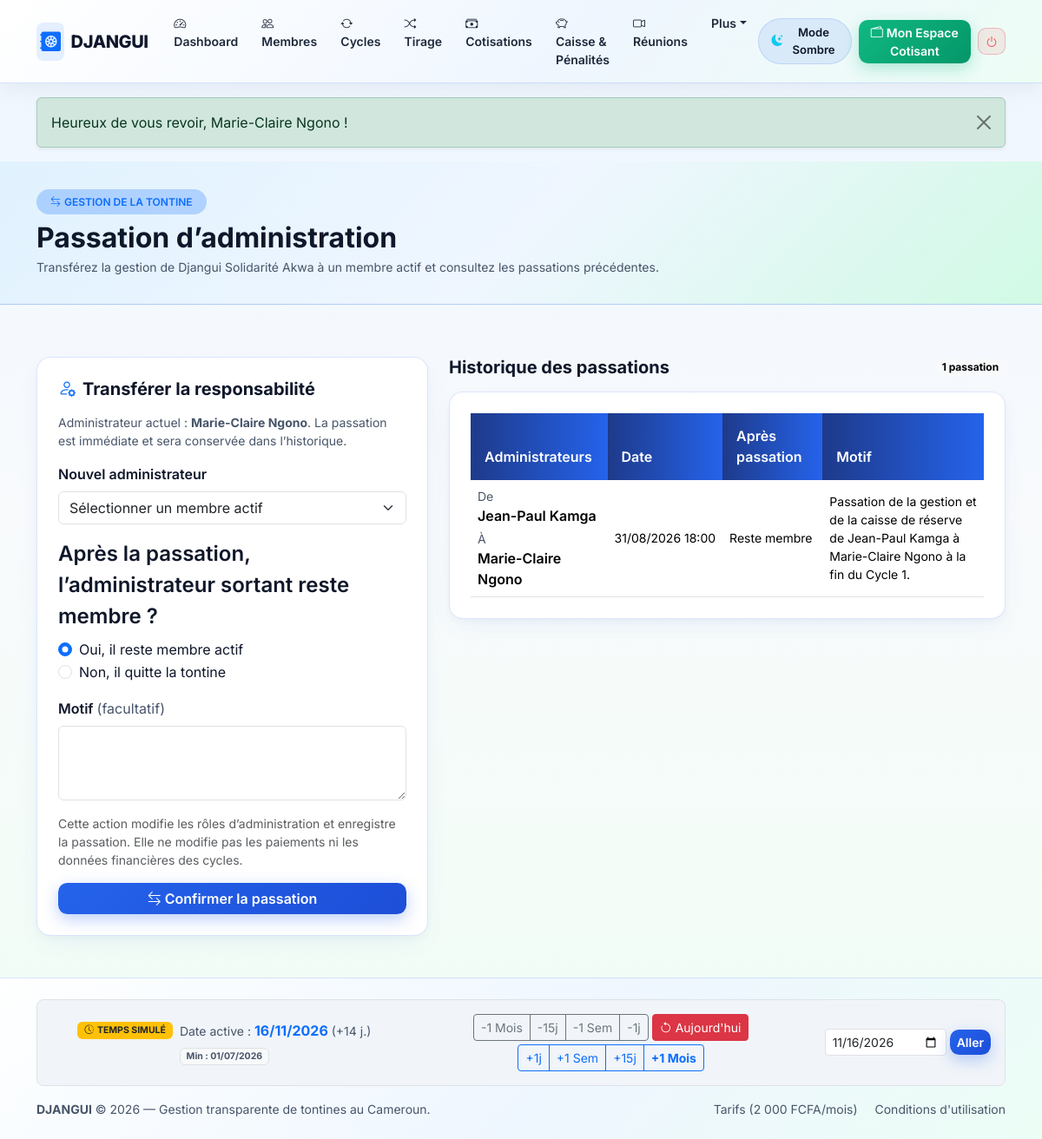
The page /admin/transfer.php (signed in) on the database its author committed.
### tables this page shows
CREATE TABLE tontines (
    id INT UNSIGNED AUTO_INCREMENT PRIMARY KEY,
    code_tontine VARCHAR(20) NOT NULL,
    code_invitation VARCHAR(24) NOT NULL,
    nom VARCHAR(120) NOT NULL,
    description TEXT DEFAULT NULL,
    ville VARCHAR(80) NOT NULL DEFAULT 'Douala',
    devise CHAR(4) NOT NULL DEFAULT 'FCFA',
    solde_caisse_reserve DECIMAL(12,2) NOT NULL DEFAULT 0.00 COMMENT 'Caisse geree par l admin (penalites, bonus, reliquats)',
    statut ENUM('active', 'suspendue', 'fermee') NOT NULL DEFAULT 'active',
    date_debut_essai DATETIME NOT NULL,
    date_fin_essai DATETIME NOT NULL,
    statut_abonnement ENUM('essai', 'actif', 'expire') NOT NULL DEFAULT 'essai',
    abonnement_valide_jusqua DATETIME DEFAULT NULL,
    admin_id INT UNSIGNED NOT NULL COMMENT 'UNIQUE : 1 admin/secretaire ne gere qu une seule tontine',
    created_at DATETIME NOT NULL DEFAULT CURRENT_TIMESTAMP,
    updated_at DATETIME NOT NULL DEFAULT CURRENT_TIMESTAMP ON UPDATE CURRENT_TIMESTAMP,

    CONSTRAINT uq_tontines_code UNIQUE (code_tontine),
    CONSTRAINT uq_tontines_invitation UNIQUE (code_invitation),
    CONSTRAINT uq_tontines_admin UNIQUE (admin_id),
    CONSTRAINT chk_tontines_caisse CHECK (solde_caisse_reserve >= 0),
    CONSTRAINT fk_tontines_admin FOREIGN KEY (admin_id) REFERENCES users(id) ON DELETE RESTRICT ON UPDATE CASCADE,
    INDEX idx_tontines_statut (statut, statut_abonnement)
);

CREATE TABLE users (
    id INT UNSIGNED AUTO_INCREMENT PRIMARY KEY,
    code_public VARCHAR(24) NOT NULL COMMENT 'Identifiant public pour le QR Code (sans donnees sensibles)',
    username VARCHAR(50) NOT NULL,
    password_hash VARCHAR(255) NOT NULL,
    nom_complet VARCHAR(120) NOT NULL,
    telephone VARCHAR(20) NOT NULL,
    email VARCHAR(150) DEFAULT NULL,
    numero_cni VARCHAR(60) DEFAULT NULL COMMENT 'Donnee sensible visible uniquement par l admin',
    role ENUM('admin', 'member') NOT NULL DEFAULT 'member',
    statut_membre ENUM('actif', 'inactif', 'sorti') NOT NULL DEFAULT 'actif',
    statut_validation ENUM('en_attente', 'accepte', 'refuse') NOT NULL DEFAULT 'accepte',
    canal_paiement ENUM('momo', 'om', 'especes') NOT NULL DEFAULT 'momo',
    telephone_paiement VARCHAR(20) NOT NULL COMMENT 'Numero MoMo/OM qui envoie les cotisations et recoit le pot',
    tentatives_echouees TINYINT UNSIGNED NOT NULL DEFAULT 0,
    blocage_jusqua DATETIME DEFAULT NULL,
    reset_token VARCHAR(100) DEFAULT NULL,
    reset_expire_at DATETIME DEFAULT NULL,
    tontine_id INT UNSIGNED DEFAULT NULL COMMENT '1 seule tontine autorisee par compte',
    created_at DATETIME NOT NULL DEFAULT CURRENT_TIMESTAMP,
    updated_at DATETIME NOT NULL DEFAULT CURRENT_TIMESTAMP ON UPDATE CURRENT_TIMESTAMP,

    CONSTRAINT uq_users_code_public UNIQUE (code_public),
    CONSTRAINT uq_users_username UNIQUE (username),
    CONSTRAINT uq_users_telephone UNIQUE (telephone),
    CONSTRAINT uq_users_email UNIQUE (email),
    INDEX idx_users_tontine_statut (tontine_id, statut_membre)
);

CREATE TABLE admin_transfers (
    id INT UNSIGNED AUTO_INCREMENT PRIMARY KEY,
    tontine_id INT UNSIGNED NOT NULL,
    ancien_admin_id INT UNSIGNED NOT NULL,
    nouvel_admin_id INT UNSIGNED NOT NULL,
    ancien_reste_membre TINYINT(1) NOT NULL DEFAULT 1,
    motif VARCHAR(255) DEFAULT NULL,
    date_transfert DATETIME NOT NULL DEFAULT CURRENT_TIMESTAMP,

    CONSTRAINT fk_transfers_tontine FOREIGN KEY (tontine_id) REFERENCES tontines(id) ON DELETE CASCADE ON UPDATE CASCADE,
    CONSTRAINT fk_transfers_old_admin FOREIGN KEY (ancien_admin_id) REFERENCES users(id) ON DELETE RESTRICT ON UPDATE CASCADE,
    CONSTRAINT fk_transfers_new_admin FOREIGN KEY (nouvel_admin_id) REFERENCES users(id) ON DELETE RESTRICT ON UPDATE CASCADE,
    INDEX idx_transfers_tontine (tontine_id, date_transfert)
);

### includes/functions.php (called while the page is built, shortened)
<?php
function e($texte) {
    return htmlspecialchars((string)$texte, ENT_QUOTES, 'UTF-8');
}

### admin/transfer.php (the view, shortened to what this page needs)
<?php
require_once __DIR__ . "/../includes/functions.php";
$tontine_id = (int)($_SESSION["tontine_id"] ?? 0);
$stmtTontine = $pdo->prepare("
    SELECT t.id, t.nom, t.admin_id, u.nom_complet AS nom_admin
    FROM tontines t
    JOIN users u ON u.id = t.admin_id
    WHERE t.id = ?
    LIMIT 1
");
$stmtTontine->execute([$tontine_id]);
$tontine = $stmtTontine->fetch();
$stmtMembres = $pdo->prepare("
    SELECT id, nom_complet, code_public
    FROM users
    WHERE tontine_id = ? AND role = \x27member\x27 AND statut_membre = \x27actif\x27 AND statut_validation = \x27accepte\x27
    ORDER BY nom_complet
");
$stmtMembres->execute([$tontine_id]);
$membres = $stmtMembres->fetchAll();
$stmtHistorique = $pdo->prepare("
    SELECT tr.date_transfert, tr.ancien_reste_membre, tr.motif,
           ua.nom_complet AS ancien_admin,
           un.nom_complet AS nouvel_admin
    FROM admin_transfers tr
    JOIN users ua ON ua.id = tr.ancien_admin_id
    JOIN users un ON un.id = tr.nouvel_admin_id
    WHERE tr.tontine_id = ?
    ORDER BY tr.date_transfert DESC, tr.id DESC
");
$stmtHistorique->execute([$tontine_id]);
$transferts = $stmtHistorique->fetchAll();
require_once __DIR__ . "/../includes/header.php";
require_once __DIR__ . "/../includes/navbar.php";
?>
<div class="page-header-dark">
    <div class="container">
        <span class="badge bg-primary bg-opacity-25 text-primary px-3 py-2 rounded-pill fw-semibold mb-2">
            <i class="bi bi-arrow-left-right me-1"></i>GESTION DE LA TONTINE
        </span>
        <h1 class="fw-bold h2 mb-1">Passation d’administration</h1>
        <p class="text-muted small mb-0">
            Transférez la gestion de <?= e($tontine["nom"]) ?> à un membre actif et consultez les passations précédentes.
        </p>
    </div>
</div>
<main class="container pb-5">
    <div class="row g-4 mt-1">
        <section class="col-lg-5" aria-labelledby="transfert-title">
            <div class="card card-djangui p-4">
                <h2 id="transfert-title" class="h5 fw-bold mb-3">
                    <i class="bi bi-person-gear text-primary me-2"></i>Transférer la responsabilité
                </h2>
                <p class="small text-muted">
                    Administrateur actuel : <strong><?= e($tontine["nom_admin"]) ?></strong>.
                    La passation est immédiate et sera conservée dans l’historique.
                </p>
                <?php if (empty($membres)): ?>
                    <div class="alert alert-warning mb-0" role="status">
                        Aucun autre membre actif ne peut recevoir l’administration pour le moment.
                    </div>
                <?php else: ?>
                    <form method="POST" action="transfer.php">
                        <div class="mb-3">
                            <label for="nouvel_admin_id" class="form-label fw-semibold">Nouvel administrateur</label>
                            <select class="form-select" id="nouvel_admin_id" name="nouvel_admin_id" required>
                                <option value="">Sélectionner un membre actif</option>
                            </select>
                        </div>
                        <fieldset class="mb-3">
                            <legend class="form-label fw-semibold">Après la passation, l’administrateur sortant reste membre ?</legend>
                            <div class="form-check">
                                <input class="form-check-input" type="radio" name="ancien_reste_membre" id="ancien_reste_oui" value="1" checked required>
                                <label class="form-check-label" for="ancien_reste_oui">Oui, il reste membre actif</label>
                            </div>
                            <div class="form-check">
                                <input class="form-check-input" type="radio" name="ancien_reste_membre" id="ancien_reste_non" value="0" required>
                                <label class="form-check-label" for="ancien_reste_non">Non, il quitte la tontine</label>
                            </div>
                        </fieldset>
                        <div class="mb-3">
                            <label for="motif" class="form-label fw-semibold">Motif <span class="text-muted fw-normal">(facultatif)</span></label>
                            <textarea class="form-control" id="motif" name="motif" rows="3" maxlength="255"></textarea>
                        </div>
                        <p class="form-text">
                            Cette action modifie les rôles d’administration et enregistre la passation. Elle ne modifie pas les paiements ni les données financières des cycles.
                        </p>
                        <button type="submit" class="btn btn-glow-blue w-100">
                            <i class="bi bi-arrow-left-right me-1"></i>Confirmer la passation
                        </button>
                    </form>
                <?php endif; ?>
            </div>
        </section>
        <section class="col-lg-7" aria-labelledby="historique-title">
            <div class="d-flex justify-content-between align-items-center mb-3">
                <h2 id="historique-title" class="h5 fw-bold mb-0">Historique des passations</h2>
                <span class="badge rounded-pill text-bg-light"><?= count($transferts) ?> passation<?= count($transferts) > 1 ? "s" : "" ?></span>
            </div>
            <?php if (empty($transferts)): ?>
                <div class="card card-djangui p-4 text-center text-muted">
                    <i class="bi bi-clock-history fs-2 mb-2"></i>
                    Aucune passation n’a encore été enregistrée.
                </div>
            <?php else: ?>
                <div class="card card-djangui p-3 p-md-4">
                    <div class="table-responsive">
                        <table class="table table-djangui align-middle mb-0">
                            <thead>
                                <tr>
                                    <th>Administrateurs</th>
                                    <th>Date</th>
                                    <th>Après passation</th>
                                    <th>Motif</th>
                                </tr>
                            </thead>
                            <tbody>
                                <?php foreach ($transferts as $transfert): ?>
                                    <tr>
                                        <td>
                                            <div class="small text-muted">De</div>
                                            <div class="fw-semibold"><?= e($transfert["ancien_admin"]) ?></div>
                                            <div class="small text-muted mt-1">À</div>
                                            <div class="fw-semibold"><?= e($transfert["nouvel_admin"]) ?></div>
                                        </td>
                                        <td class="small text-nowrap"><?= e(date("d/m/Y H:i", strtotime($transfert["date_transfert"]))) ?></td>
                                        <td class="small">
                                            <?= (int)$transfert["ancien_reste_membre"] === 1 ? "Reste membre" : "Quitte la tontine" ?>
                                        </td>
                                        <td class="small"><?= e($transfert["motif"] ?: "—") ?></td>
                                    </tr>
                                <?php endforeach; ?>
                            </tbody>
                        </table>
                    </div>
                </div>
            <?php endif; ?>
        </section>
    </div>
</main>
<?php require_once __DIR__ . "/../includes/footer.php"; ?>

### assets/css/style.css (style rules this page uses)
:root, [data-theme="light"] { --dj-bg-body: #f4f8fb; --dj-bg-body-gradient: linear-gradient(180deg, #eef6ff 0%, #f8fafc 45%, #f0fdf4 100%); --dj-bg-card: #fff; --dj-bg-section-alt: linear-gradient(135deg, #ffffff 0%, #f0f7ff 60%, #ecfdf5 100%); --dj-bg-box: #f1f5f9; --dj-text-main: #0f172a; --dj-text-muted: #475569; --dj-border-color: rgba(37, 99, 235, 0.16); --dj-navbar-bg: linear-gradient(135deg, rgba(255, 255, 255, 0.96) 0%, rgba(239, 246, 255, 0.96) 55%, rgba(236, 253, 245, 0.96) 100%); --dj-navbar-border: rgba(37, 99, 235, 0.18); --dj-navbar-shadow: 0 6px 24px rgba(15, 23, 42, 0.06); --dj-nav-link: #1e293b; --dj-nav-link-hover-bg: rgba(37, 99, 235, 0.10); --dj-nav-link-active: #2563eb; --dj-brand-text: #0f172a; --dj-hero-overlay: linear-gradient(125deg, rgba(255, 255, 255, 0.93) 0%, rgba(224, 242, 254, 0.88) 52%, rgba(209, 250, 229, 0.84) 100%); --dj-hero-title: #0f172a; --dj-hero-subtitle: #1e293b; --dj-hero-shadow: 0 2px 10px rgba(255, 255, 255, 0.8); --dj-hero-badge-bg: rgba(37, 99, 235, 0.10); --dj-hero-badge-border: rgba(37, 99, 235, 0.30); --dj-hero-invite-bg: rgba(255, 255, 255, 0.88); --dj-hero-invite-border: rgba(37, 99, 235, 0.25); --dj-phone-frame: linear-gradient(145deg, #ffffff 0%, #e2e8f0 100%); --dj-phone-border: #cbd5e1; --dj-phone-screen: #f8fafc; --dj-phone-tx-bg: #ffffff; --dj-phone-pot-bg: linear-gradient(135deg, #2563eb 0%, #0284c7 60%, #059669 100%); --dj-accent-card-bg: linear-gradient(135deg, #e0f2fe 0%, #eff6ff 50%, #d1fae5 100%); --dj-accent-card-border: rgba(37, 99, 235, 0.28); --dj-accent-card-text: #0f172a; --dj-accent-subbox-bg: rgba(255, 255, 255, 0.85); --dj-card-shadow: 0 10px 28px -6px rgba(37, 99, 235, 0.08), 0 4px 12px -3px rgba(15, 23, 42, 0.04); --dj-hover-shadow: 0 20px 38px -8px rgba(37, 99, 235, 0.22); --dj-table-head-bg: linear-gradient(90deg, #1e3a8a 0%, #2563eb 100%); --dj-table-head-text: #ffffff; --dj-blue: #2563eb; --dj-emerald: #059669; }
body { background: var(--dj-bg-body-gradient); background-color: var(--dj-bg-body); color: var(--dj-text-main); font-family: 'Inter', system-ui, -apple-system, sans-serif; min-height: 100vh; display: flex; flex-direction: column; transition: background 0.3s ease, color 0.25s ease; overflow-x: hidden; }
.text-muted { color: var(--dj-text-muted) !important; }
.card-djangui { background-color: var(--dj-bg-card); color: var(--dj-text-main); border: 1px solid var(--dj-border-color); border-radius: 1rem; box-shadow: var(--dj-card-shadow); transition: transform 0.28s ease, box-shadow 0.28s ease, border-color 0.28s ease, background-color 0.25s ease; }
.page-header-dark { background: var(--dj-accent-card-bg); color: var(--dj-accent-card-text); padding: 2rem 0; margin-bottom: 2rem; border-bottom: 1px solid var(--dj-accent-card-border); }
.btn-glow-blue, .btn-navy { background: linear-gradient(135deg, #2563eb 0%, #1d4ed8 100%); border: none; color: #ffffff !important; font-weight: 600; border-radius: 0.65rem; box-shadow: 0 6px 18px rgba(37, 99, 235, 0.30); transition: all 0.25s ease; }
.table-djangui thead th { background: var(--dj-table-head-bg); color: var(--dj-table-head-text); font-weight: 600; border: none; padding: 0.9rem 1rem; }

### rows shown on the page
tontines: nom "Djangui Solidarité Akwa", admin.nom_complet "Marie-Claire Ngono"
admin_transfers: ancien_admin.nom_complet "Jean-Paul Kamga", nouvel_admin.nom_complet "Marie-Claire Ngono", date_transfert "31/08/2026 18:00", ancien_reste_membre "Reste membre", motif "Passation de la gestion et de la caisse de réserve de Jean-Paul Kamga à Marie-Claire Ngono à la fin du Cycle 1."

### other values the page prints
$_SESSION['flash_texte'] "Heureux de vous revoir, Marie-Claire Ngono !"
count($transferts) "1"
$date_sim_str "16/11/2026"
$jours_ecart "14"
$date_min_str "01/07/2026"
date_actuelle('Y') "2026"
